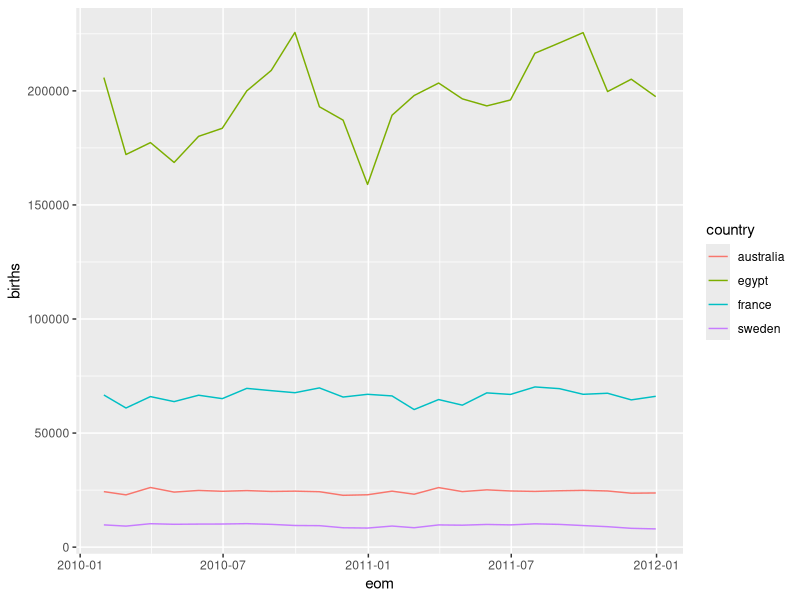

Generate this figure with R:
library("tidyverse")

un_data <- read_csv("data/un_data_wide.csv")

un_data %>% 
  pivot_longer(births_australia:births_sweden)

un_long <- un_data %>% 
  pivot_longer(contains("births"),
               names_to = "country",
               values_to = "births",
               names_prefix = "births_")


un_long %>% 
  ggplot() +
  aes(x = eom,
      y = births,
      colour = country) +
  geom_line() 

un_long %>% 
  pivot_wider(names_from = "country",
              values_from = "births")
